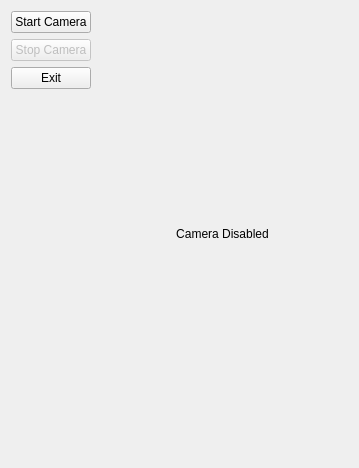
<?xml version="1.0" encoding="UTF-8"?>
<ui version="4.0">
 <class>MainWindow</class>
 <widget class="QMainWindow" name="MainWindow">
  <property name="geometry">
   <rect>
    <x>0</x>
    <y>0</y>
    <width>359</width>
    <height>468</height>
   </rect>
  </property>
  <property name="windowTitle">
   <string>MainWindow</string>
  </property>
  <widget class="QWidget" name="centralWidget">
   <property name="sizePolicy">
    <sizepolicy hsizetype="Maximum" vsizetype="Maximum">
     <horstretch>0</horstretch>
     <verstretch>0</verstretch>
    </sizepolicy>
   </property>
   <layout class="QHBoxLayout" name="horizontalLayout_2" stretch="1,10">
    <item>
     <layout class="QVBoxLayout" name="verticalLayout">
      <item>
       <widget class="QPushButton" name="btnStart">
        <property name="text">
         <string>Start Camera</string>
        </property>
       </widget>
      </item>
      <item>
       <widget class="QPushButton" name="btnStop">
        <property name="enabled">
         <bool>false</bool>
        </property>
        <property name="text">
         <string>Stop Camera</string>
        </property>
       </widget>
      </item>
      <item>
       <widget class="QPushButton" name="closeButton">
        <property name="text">
         <string>Exit</string>
        </property>
       </widget>
      </item>
      <item>
       <spacer name="verticalSpacer">
        <property name="orientation">
         <enum>Qt::Vertical</enum>
        </property>
        <property name="sizeHint" stdset="0">
         <size>
          <width>20</width>
          <height>40</height>
         </size>
        </property>
       </spacer>
      </item>
     </layout>
    </item>
    <item>
     <widget class="QLabel" name="imgLabel">
      <property name="text">
       <string>Camera Disabled</string>
      </property>
      <property name="alignment">
       <set>Qt::AlignCenter</set>
      </property>
     </widget>
    </item>
   </layout>
  </widget>
 </widget>
 <layoutdefault spacing="6" margin="11"/>
 <resources/>
 <connections/>
</ui>
